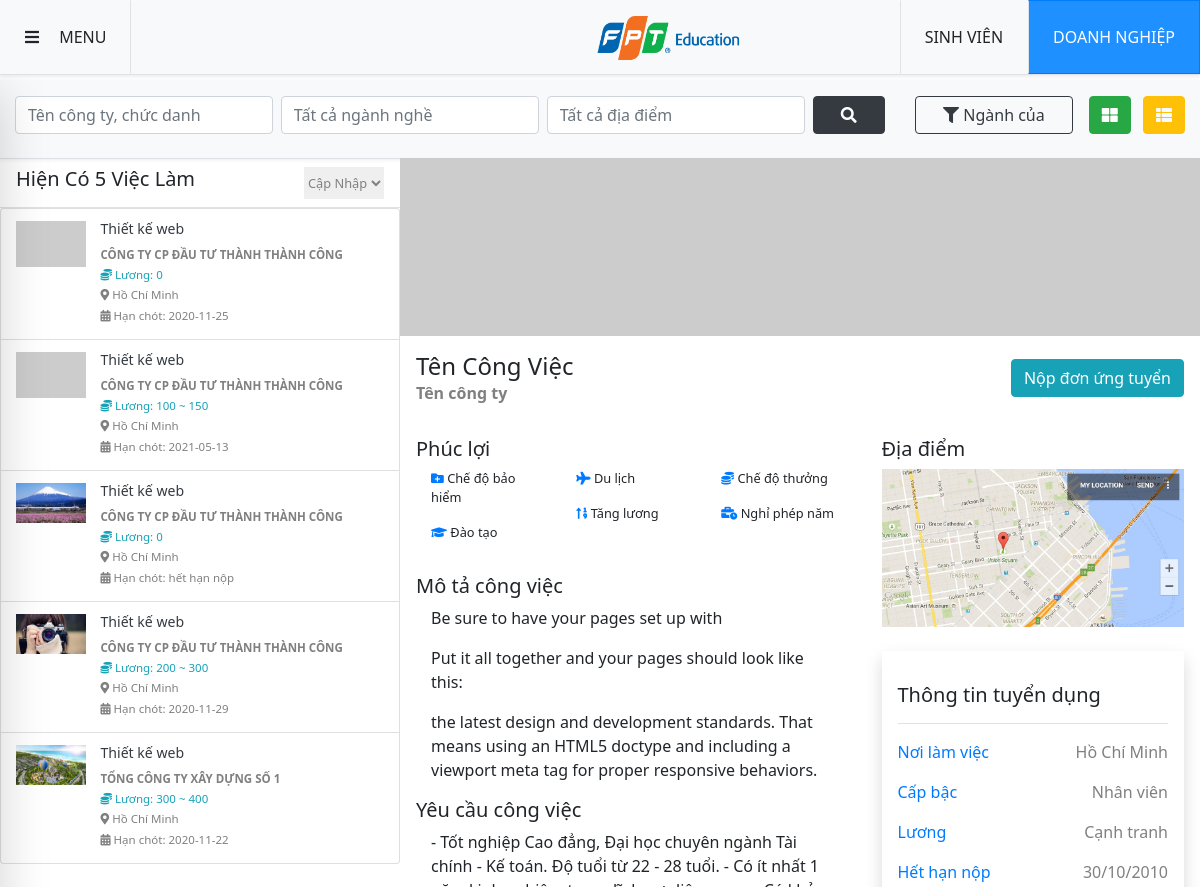
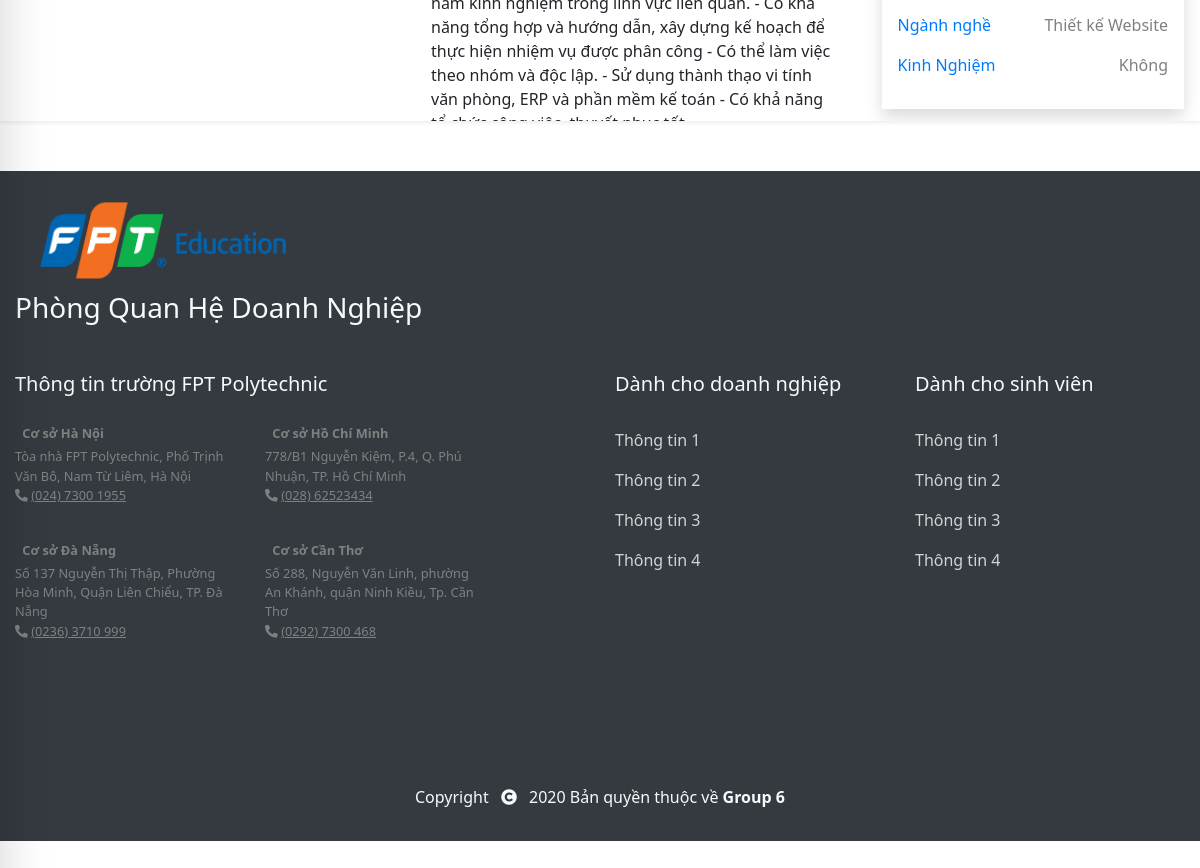
The app's page /site/index.php?act=listjob&id_nganh=21 with its own data (2 pictures, top to bottom).
### tables this page shows
CREATE TABLE `dang_tuyen` (
  `id_dt` int(11) NOT NULL,
  `anh` varchar(200) DEFAULT NULL,
  `tieu_de` varchar(100) NOT NULL,
  `noi_dung` varchar(1000) NOT NULL,
  `yeu_cau` varchar(1000) NOT NULL,
  `sl_sv_can` int(11) NOT NULL,
  `sl_sv_dk` int(11) NOT NULL,
  `thoi_gian` date DEFAULT NULL,
  `vi_tri` varchar(200) DEFAULT NULL,
  `luong` varchar(50) NOT NULL,
  `id_dn` int(11) NOT NULL,
  `id_nganh` int(11) NOT NULL,
  `trang_thai` tinyint(4) NOT NULL COMMENT '0 chua duyet 1 da duyet',
  `an_hien` tinyint(1) NOT NULL
);

CREATE TABLE `nganh` (
  `id_nganh` int(11) NOT NULL,
  `ten_nganh` varchar(100) NOT NULL,
  `an_hien` tinyint(1) DEFAULT NULL,
  `id_nn` int(11) NOT NULL
);

CREATE TABLE `doanh_nghiep` (
  `id_dn` int(11) NOT NULL,
  `id_user` int(12) NOT NULL,
  `ten_dn` varchar(100) NOT NULL,
  `anh` varchar(200) DEFAULT NULL,
  `dia_chi` varchar(100) NOT NULL,
  `sdt` int(11) NOT NULL,
  `an_hien` tinyint(1) DEFAULT 1,
  `stt` int(3) NOT NULL
);

### system/database.php (called while the page is built, shortened)
<?php
    function getConnection()  {
        try {
            $conn = new PDO("mysql:host=".HOST_DB.";dbname=".NAME_DB, USER_DB, PASS_DB);
            $conn->setAttribute(PDO::ATTR_ERRMODE, PDO::ERRMODE_EXCEPTION);
            return $conn;
            } catch(PDOException $e) {
            echo "Connection failed: " . $e->getMessage();
            }
        }
    function query($sql)   {
        $conn = getConnection();
        $result = $conn->query($sql);
        return $result;
        }
    function queryOne($sql) {
        $conn = getConnection();
        $result = $conn->query($sql);
        $row = $result->fetch(PDO::FETCH_ASSOC);
        return $row;
    }
?>

### site/model/home.php (called while the page is built, shortened)
<?php
require_once('../system/database.php');
function checkkhachhangbyid($id){
    $sql="select * from sinh_vien where id_user='$id' ";
    return queryOne($sql);
}
function checkdoanhnghiepbyid($id){
    $sql="select * from doanh_nghiep where id_dn='$id' ";
    return queryOne($sql);
}
function checknganhbyid($id){
    $sql="select * from nganh where id_nganh='$id' ";
    return queryOne($sql);
}
function coutdangtuyen($id_nganh){
    if(isset($id_nganh) && $id_nganh !=0){$sql= "SELECT COUNT(*) as tongdangtuyen FROM dang_tuyen where id_nganh='$id_nganh'";}else
    $sql= "SELECT COUNT(*) as tongdangtuyen FROM dang_tuyen";
    $kq = query($sql);
    $row = $kq->fetch();
    $rowcount = $row['tongdangtuyen'];
    return $rowcount;
}
function thongtindangtuyen($id_nganh){
    if(isset($id_nganh) && $id_nganh !=0){$sql ="select * from dang_tuyen where id_nganh='$id_nganh' order by id_nganh desc";}else
    $sql ="select * from dang_tuyen order by id desc";
    return query($sql);
}
?>

### site/view/list-job.php (the view, shortened to what this page needs)
<div id="list-job">
    <div class="row bg-light shadow-sm  py-3 ">
        <form action="" method="post" class="d-lg-flex col-lg-9">
            <input type="text" class="form-control mr-2 mb-2" name="" id="" aria-describedby="helpId" placeholder="Tên công ty, chức danh">
            <input type="text" class="form-control mr-2 mb-2" name="" id="" aria-describedby="helpId" placeholder="Tất cả ngành nghề">
            <input type="text" class="form-control mr-2 mb-2" name="" id="" aria-describedby="helpId" placeholder="Tất cả địa điểm">
            <button type="submit" class="btn btn-dark col-lg-1 mb-2"><i class="fas fa-search"></i></button>
        </form>
        <div class="col-lg-3 d-flex flex-wrap">
            <a href="index.php?act=listjob&id_nganh=<?php $idnganhsv=checkkhachhangbyid($_SESSION['sid']); echo $idnganhsv['id_nganh']?>" class="btn btn-outline-dark form-control overflow-hidden col mr-3"><i class="fas fa-filter"></i> Ngành của bạn</a>
            <div class="text-right px-0">
                <button id="list-grid" class="btn btn-success mr-2"><i class="fas fa-th-large"></i></button>
                <button id="list-inf" class="btn btn-warning"><i class="fas fa-th-list  text-light "></i></button>
            </div>
        </div>
    </div>
    <div class="row detail-job shadow-sm ">
        <div class="col  p-lg-0">
            <div class="d-flex justify-content-between  border-bottom border-top py-2 px-3">
                <h5>Hiện Có <?php echo $coutdangtuyen; ?> Việc Làm</h5>
                <select name="" id="" class="small text-gray border-0">
                    <option value="">Cập Nhập</option>
                </select>
            </div>
            <div class="detail-job_list d-flex flex-wrap small">
                <?php
                foreach($thongtindangtuyen as $thongtindangtuyen){
                    $thongtindn= checkdoanhnghiepbyid($thongtindangtuyen['id_dn']);
                    $thongtinnganh=checknganhbyid($thongtindangtuyen['id_nganh']);
                ?>
                <button type="button" class="list-group-item list-group-item-action px-0" value="<?=$thongtindangtuyen['id_dt']?>" id="<?=$thongtindangtuyen['id_dt']?>"  onclick="get_content(<?=$thongtindangtuyen['id_dt']?>)" >
                    <div class="media" >
                        <img class="card-img-top col-3" src="../uploads/<?=$thongtindangtuyen['anh']?>" onerror=this.src="http://placehold.it/300x200" alt="Card image cap ">
                        <div class="media-body text-gray text-left">
                            <a href=""><h5 class="text-dark mt-0 "><?=$thongtinnganh['ten_nganh']?></h5></a>
                            <p class="font-weight-bold "><?=$thongtindn['ten_dn']?></p>
                            <p class="text-info"><i class="fas fa-coins    "></i> Lương: <?=$thongtindangtuyen['luong']?></p>
                            <p><i class="fas fa-map-marker-alt    "></i> <?=$thongtindangtuyen['vi_tri']?></p>
                            <p ><i class="fas fa-calendar-alt "></i> Hạn chót: <?php $today = date("Y-m-d");
                                                                                    $expire = $thongtindangtuyen['thoi_gian'];
                                                                                    $today_time = strtotime($today);
                                                                                    $expire_time = strtotime($expire);
                                                                                    if ($expire_time < $today_time){
                                                                                        echo 'hết hạn nộp';
                                                                                    }else echo $expire;
                                                                                    ?></p>
                        </div>
                        </div>
                </button>
                <?php } ?>
            </div>
        </div>
        <div class="d-none d-md-block col-8 detail-job_inf p-0" >
            <img src="http://placehold.it/900x200" alt="">
            <div class="row align-items-center  p-3">
                <div class="col-lg-8">
                    <h4 class="mb-0">Tên Công Việc</h4>
                    <p class="font-weight-bold text-gray mb-0">Tên công ty</p>
                </div>
                <div class="col-lg-4 text-right">
                    <button type="submit" class="btn btn-info ">Nộp đơn ứng tuyển</button>
                </div>
            </div>
            <div class="row p-3">
                <div class="col-lg-7">
                    <div class="mb-3">
                        <h5>Phúc lợi</h5>
                        <div class="d-flex small">
                            <div class="col-4">
                                <p><i class="fas fa-folder-plus  text-primary "></i> Chế độ bảo hiểm</p>
                                <p><i class="fas fa-graduation-cap   text-primary "></i> Đào tạo</p>
                            </div>
                            <div class="col-4">
                                <p><i class="fas fa-plane  text-primary  "></i> Du lịch</p>
                                <p><i class="fas fa-sort-numeric-up  text-primary  "></i> Tăng lương</p>
                            </div>
                            <div class="col-4">
                                <p><i class="fas fa-coins  text-primary  "></i> Chế độ thưởng</p>
                                <p><i class="fas fa-business-time  text-primary  "></i> Nghỉ phép năm</p>
                            </div>
                        </div>
                    </div>
                    <div class="mb-3">
                        <h5>Mô tả công việc</h5>
                        <div id="mota" class="col-12">
                            <p>Be sure to have your pages set up with </p>
                            <p> Put it all together and your pages should look like this:</p>
                            <p>the latest design and development standards. That means using an HTML5 doctype and including a viewport meta tag for proper responsive behaviors. </p>
                        </div>
                    </div>
                    <div class="mb-3">
                        <h5>Yêu cầu công việc</h5>
                        <div id="yeucau" class="col-12">
                            - Tốt nghiệp Cao đẳng, Đại học chuyên ngành Tài chính - Kế toán. Độ tuổi từ 22 - 28 tuổi. - Có ít nhất 1 năm kinh nghiệm trong lĩnh vực liên quan. - Có khả năng tổng hợp và hướng dẫn, xây dựng kế hoạch để thực hiện nhiệm vụ được phân công - Có thể làm
                            việc theo nhóm và độc lập. - Sử dụng thành thạo vi tính văn phòng, ERP và phần mềm kế toán - Có khả năng tổ chức công việc, thuyết phục tốt.
                        </div>
                    </div>
                </div>
                <div class="col-lg-5">
                    <div class="mb-4">
                        <h5>Địa điểm</h5>
                        <img src="view/images/map.jpg" alt="">
                    </div>
                    <div class="mb-4 p-3 shadow">
                        <h5 class="border-bottom py-3 mb-3">Thông tin tuyển dụng</h5>
                        <div class="d-flex justify-content-between">
                            <p class="text-primary">Nơi làm việc</p>
                            <p class="text-gray">Hồ Chí Minh</p>
                        </div>
                        <div class="d-flex justify-content-between">
                            <p class="text-primary">Cấp bậc</p>
                            <p class="text-gray">Nhân viên</p>
                        </div>
                        <div class="d-flex justify-content-between">
                            <p class="text-primary">Lương</p>
                            <p class="text-gray">Cạnh tranh</p>
                        </div>
                        <div class="d-flex justify-content-between">
                            <p class="text-primary">Hết hạn nộp</p>
                            <p class="text-gray">30/10/2010</p>
                        </div>
                        <div class="d-flex justify-content-between">
                            <p class="text-primary">Ngành nghề</p>
                            <p class="text-gray">Thiết kế Website</p>
                        </div>
                        <div class="d-flex justify-content-between">
                            <p class="text-primary">Kinh Nghiệm</p>
                            <p class="text-gray">Không</p>
                        </div>
                    </div>
                </div>
            </div>
        </div>
    </div>
</div>

### site/view/css/style.css (style rules this page uses)
body { padding-top: 70px; font-family: 'Segoe UI', Tahoma, Geneva, Verdana, sans-serif; font-size: 12pt; }
img { width: 100%; }
a { color: black; }
.text-gray { color: gray !important; }
#list-job { margin-top: 10px; margin-bottom: 50px; }
#list-job .detail-job_list { min-height: 150px; max-height: 800px; overflow-y: auto; }
#list-job .detail-job_inf { min-height: 150px; max-height: 850px; overflow-y: auto; overflow-x: hidden; }
.media-body h5 { font-size: 1.1em; }
.media-body p { font-size: 0.9em; margin-bottom: 3px; }
li, a { text-decoration: none; list-style-type: none; }
.text-gray, footer a { color: lightgray; }

### records on screen
dang_tuyen: $thongtindangtuyen['id_dt'] 18 (drawn), id_nganh.ten_nganh "Thiết kế web", id_dn.ten_dn "CÔNG TY CP ĐẦU TƯ THÀNH THÀNH CÔNG", luong "0", vi_tri "Hồ Chí Minh", thoi_gian "2020-11-25"
dang_tuyen: $thongtindangtuyen['id_dt'] 23 (drawn), id_nganh.ten_nganh "Thiết kế web", id_dn.ten_dn "CÔNG TY CP ĐẦU TƯ THÀNH THÀNH CÔNG", luong "100 ~ 150", vi_tri "Hồ Chí Minh", thoi_gian "2021-05-13"
dang_tuyen: $thongtindangtuyen['id_dt'] 26 (drawn), shows a picture, id_nganh.ten_nganh "Thiết kế web", id_dn.ten_dn "CÔNG TY CP ĐẦU TƯ THÀNH THÀNH CÔNG", luong "0", vi_tri "Hồ Chí Minh", thoi_gian "hết hạn nộp"
dang_tuyen: $thongtindangtuyen['id_dt'] 27 (drawn), anh (picture), id_nganh.ten_nganh "Thiết kế web", id_dn.ten_dn "CÔNG TY CP ĐẦU TƯ THÀNH THÀNH CÔNG", luong "200 ~ 300", vi_tri "Hồ Chí Minh", thoi_gian "2020-11-29"
dang_tuyen: $thongtindangtuyen['id_dt'] 28 (drawn), anh (picture), id_nganh.ten_nganh "Thiết kế web", id_dn.ten_dn "TỔNG CÔNG TY XÂY DỰNG SỐ 1", luong "300 ~ 400", vi_tri "Hồ Chí Minh", thoi_gian "2020-11-22"

### other values on screen
$coutdangtuyen "5"
